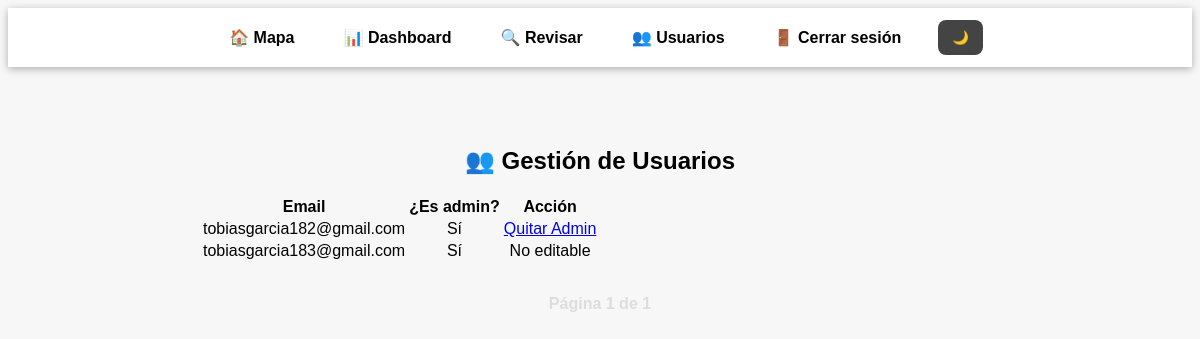
The page /admin/usuarios (signed in) on the database as committed earlier.
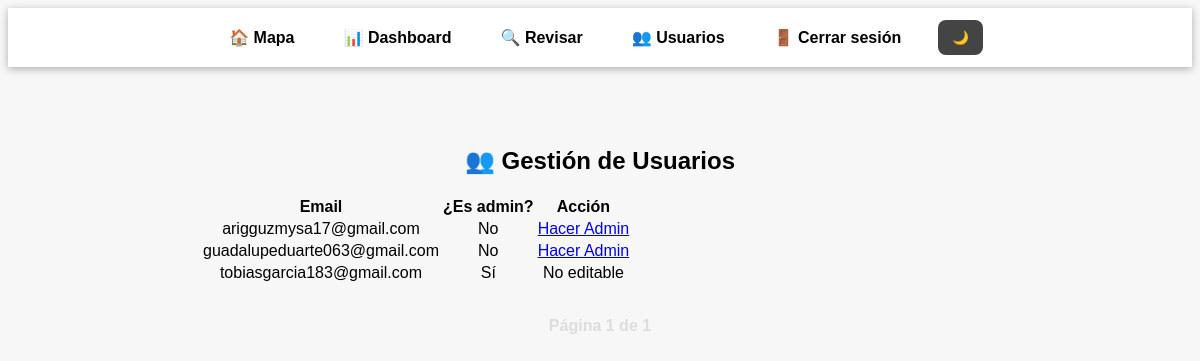
The same page on the database as committed later.
### models.py (models this page shows, shortened)
class Usuario(db.Model, UserMixin):
    __tablename__ = 'usuarios'
    id = db.Column(db.Integer, primary_key=True)
    email = db.Column(db.String(150), unique=True, nullable=False)
    password = db.Column(db.String(200), nullable=False)
    is_admin = db.Column(db.Boolean, default=False)

### app.py (the view)
@app.route('/admin/usuarios')
@login_required
def admin_usuarios():
    if not current_user.is_admin:
        abort(403)
    page = request.args.get('page', 1, type=int)
    per_page = 8  # usuarios por página
    usuarios = Usuario.query.order_by(Usuario.email).paginate(page=page, per_page=per_page)
    return render_template("admin_usuarios.html", usuarios=usuarios)

### app.py (called while the page is built)
@login_manager.user_loader
def load_user(user_id):
    return Usuario.query.get(int(user_id))

### templates/admin_usuarios.html (shortened to what this page needs)
{% extends 'base_admin.html' %}
{% block content %}
<h2>👥 Gestión de Usuarios</h2>
<table class="table table-bordered">
  <thead>
    <tr>
      <th>Email</th>
      <th>¿Es admin?</th>
      <th>Acción</th>
    </tr>
  </thead>
  <tbody>
    {% for usuario in usuarios %}
    <tr>
      <td>{{ usuario.email }}</td>
      <td>{{ 'Sí' if usuario.is_admin else 'No' }}</td>
      <td>
        {% if usuario.id != current_user.id %}
          <a href="{{ url_for('toggle_admin', id=usuario.id) }}"
             class="btn btn-sm {% if usuario.is_admin %}btn-danger{% else %}btn-success{% endif %}">
             {% if usuario.is_admin %}Quitar Admin{% else %}Hacer Admin{% endif %}
          </a>
        {% else %}
          <span class="text-muted">No editable</span>
        {% endif %}
      </td>
    </tr>
    {% endfor %}
  </tbody>
</table>
<div class="paginacion">
  <span>Página {{ usuarios.page }} de {{ usuarios.pages }}</span>
</div>
{% endblock %}

### templates/base_admin.html (shortened to what this page needs)
<!DOCTYPE html>
<html lang="es">
<head>
    <link rel="stylesheet" href="/static/css/dashboard.css">
</head>
<body class="{% block body_class %}dashboard{% endblock %}">
<header class="admin-navbar">
    <nav>
        <a href="{{ url_for('ver_mapa') }}">🏠 Mapa</a>
        <a href="{{ url_for('dashboard') }}">📊 Dashboard</a>
        <a href="{{ url_for('revisar_lugares') }}">🔍 Revisar</a>
        <a href="{{ url_for('admin_usuarios') }}">👥 Usuarios</a>
        <a href="{{ url_for('logout') }}">🚪 Cerrar sesión</a>
        <button id="btn-modo-oscuro" class="modo-toggle">🌙</button>
    </nav>
</header>
<main class="contenedor-dashboard">
    {% block content %}{% endblock %}
</main>
</body>
</html>

### static/css/dashboard.css (style rules this page uses)
body { background-color: #f7f7f7; font-family: Arial, sans-serif; }
.contenedor-dashboard { max-width: 800px; margin: 40px auto; padding: 20px; text-align: center; }
.admin-navbar { background-color: #1e1e1e; color: white; padding: 12px 20px; display: flex; justify-content: center; align-items: center; position: sticky; top: 0; z-index: 999; box-shadow: 0 2px 8px rgba(0,0,0,0.3); }
.admin-navbar nav { display: flex; gap: 25px; }
.admin-navbar a { color: white; text-decoration: none; font-weight: bold; padding: 8px 12px; border-radius: 8px; transition: background 0.3s; }
.admin-navbar { background-color: #ffffff; color: #000000; }
body:not(.modo-oscuro) .admin-navbar a { color: #000000; }
.modo-toggle { padding: 8px 14px; border: none; border-radius: 8px; cursor: pointer; font-weight: bold; transition: background-color 0.3s; background-color: #444; color: #fff; }
.paginacion { display: flex; justify-content: center; align-items: center; gap: 1rem; margin-top: 2rem; flex-wrap: wrap; }
.paginacion span { color: #ddd; font-weight: bold; }

Rows that differ between the two databases and show on the page:
changed Usuario: email "tobiasgarcia182@gmail.com" → "arigguzmysa17@gmail.com"; is_admin "Sí" → "No"; is_admin "Quitar Admin" → "Hacer Admin"
added Usuario: email "guadalupeduarte063@gmail.com", is_admin "No", shows "Hacer Admin"
